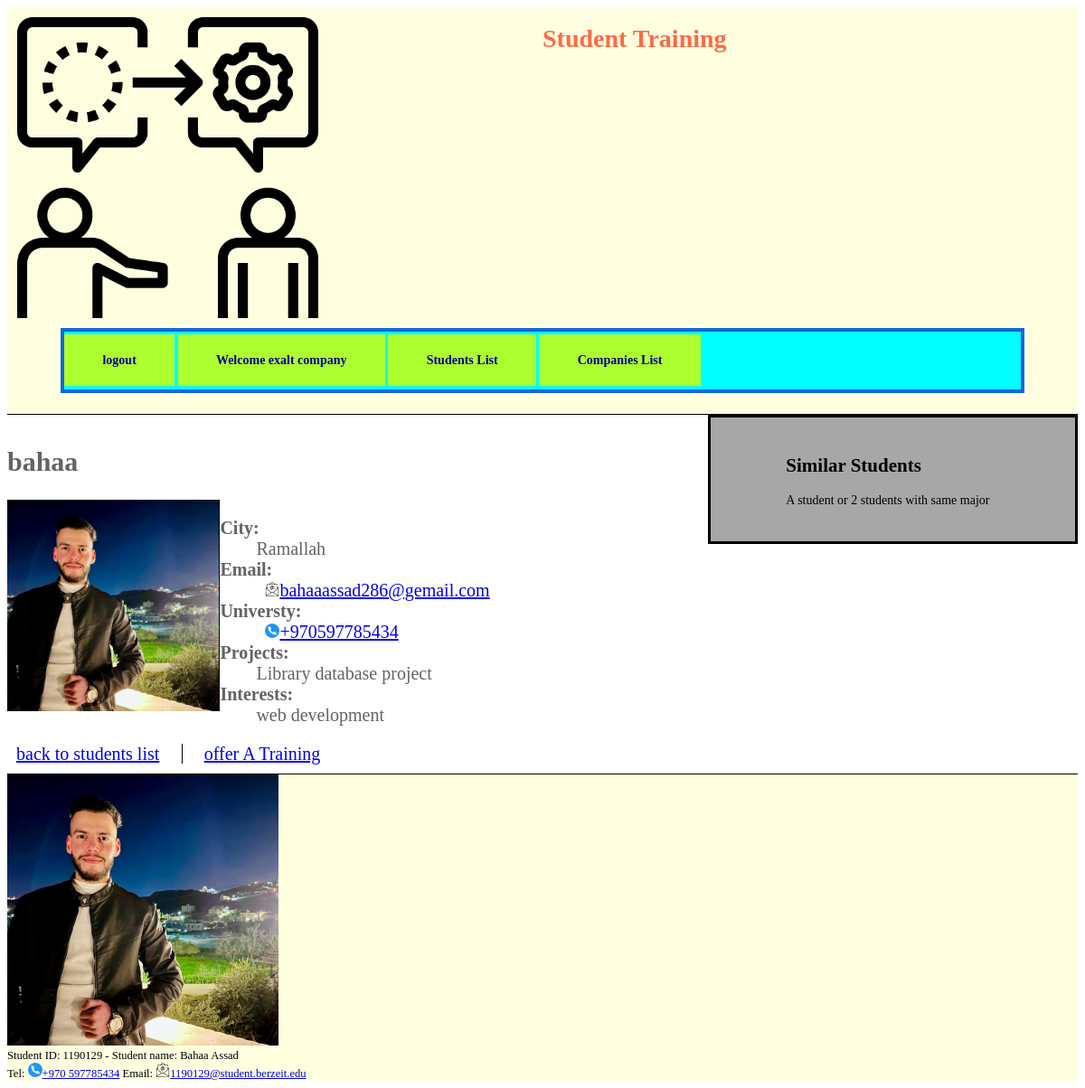
The page /student.php?student_id=1 (signed in) on the database its author committed.
### tables this page shows
CREATE TABLE company(
      id INT PRIMARY KEY auto_increment,
      name VARCHAR(40),
      city_id int,
      email VARCHAR(50) UNIQUE,
      tel VARCHAR(20) UNIQUE,
      position_count int,
      position_details VARCHAR(100),
      logo_path VARCHAR(60),
      user_id int,
      
      FOREIGN KEY(city_id) REFERENCES city(id) 
      ON DELETE CASCADE
      ON UPDATE CASCADE,
      
      FOREIGN KEY(user_id) REFERENCES user(id) 
      ON DELETE CASCADE
      ON UPDATE CASCADE
);

CREATE TABLE student(
      id INT PRIMARY KEY auto_increment,
      name VARCHAR(40),
      city_id int,
      email VARCHAR(50) UNIQUE,
      tel VARCHAR(20) UNIQUE,
      university VARCHAR(30),
      major VARCHAR(30),
      projects VARCHAR(60),
      interests VARCHAR(60),
      photo_path VARCHAR(60),
      user_id int,
      
      FOREIGN KEY(city_id) REFERENCES city(id) 
      ON DELETE CASCADE
      ON UPDATE CASCADE,
      
      FOREIGN KEY(user_id) REFERENCES user(id) 
      ON DELETE CASCADE
      ON UPDATE CASCADE
);

CREATE TABLE city(
     id INT PRIMARY KEY auto_increment,
     name VARCHAR(40),
     country VARCHAR(40)
);

### parts/_db.php (called while the page is built, shortened)
<?php
$dbhost = 'localhost';
$dbusername = 'root';
$dbuserpassword = '22446688@123';
$default_dbname = 'Training';
function db_connect($dbname = '', $username = '', $password = ''){
    global $dbhost, $dbusername, $dbuserpassword, $default_dbname;
    try {
        if (empty($dbname)) {
            $dbname = $default_dbname;
        }
        $pdo = new PDO("mysql:host=$dbhost;dbname=$dbname", $dbusername, $dbuserpassword);
        return $pdo;
    } catch (PDOException $e) {
        $MYSQL_ERRNO = 0;
        $MYSQL_ERROR = $e->getMessage();
        return 0;
    }
}
function execute($query){
    $pdo = db_connect();
    $dbResults = $pdo->query($query);
    return  $dbResults;
}
function getStudentInfoFromSID($student_id){
    $query = "SELECT S.id as student_id, S.name as student_name, S.email, S.tel, S.university, S.major, S.projects, S.interests, S.photo_path, U.id as user_id, U.username, U.password, U.desplay_name, U.last_hit, C.name as city_name, C.country FROM student S, user U, city C WHERE S.user_id = U.id AND C.id = S.city_id AND S.id = \"$student_id\";";
    $result = execute($query);
    return $result->fetch();
}
function getUserTypeFromUserID($id){
    $query = "SELECT user_type FROM user WHERE id = $id;";
    $result = execute($query);
    $userType = $result->fetch();
    return $userType['user_type'];
}
function isCompanyOfferStudentBefore($student_id, $company_id): bool{
    $query = "SELECT COUNT(*) FROM student_applications WHERE student_id = $student_id AND company_id = $company_id;";
    $result = execute($query);
    $count = $result->fetch()['COUNT(*)'];
    return $count > 0;
}
function getCompanyNameFromCompanyId($id){
    $query = "SELECT name FROM company WHERE id = $id;";
    $result = execute($query);
    return $result->fetch()['name'];
}
?>

### student.php (the view, shortened to what this page needs)
<?php include "parts/_header.php" ?>
<aside>
    <h2>Similar Students</h2>
    <p>
        A student or 2 students with same major
    </p>
</aside>
<main>
    <?php
    $studentInfo = array();
    if(isset($_GET['student_id'])){
        $studentInfo = getStudentInfoFromSID($_GET['student_id']);
    }elseif(isset($_SESSION['student_id'])){
        $studentInfo = getStudentInfoFromSID($_SESSION['student_id']);
    }
    ?>
    <?php if(!empty($studentInfo)):?>
        <h2><?php $name = $studentInfo['student_name']; echo "$name";?></h2>
        <img src="<?php $photo_path = $studentInfo['photo_path']; echo "$photo_path";?>" alt="student image"/>
        <dl>
            <dt><strong>City:</strong></dt>
            <dd> <?php echo $studentInfo['city_name']; ?> </dd>
            <dt><strong>Email:</strong></dt>
            <dd><a href="mailto:<?php echo $studentInfo['email']; ?>"><?php echo $studentInfo['email']; ?></a></dd>
            <dt><strong>Universty:</strong></dt>
            <dd><a href="tel:<?php $tel = $studentInfo['tel']; echo "$tel";?>" ><?php $tel = $studentInfo['tel']; echo "$tel";?></a></dd>
            <dt><strong>Projects:</strong></dt>
            <dd><?php $projects = $studentInfo['projects']; echo "$projects";?></dd>
            <dt><strong>Interests:</strong></dt>
            <dd><?php $interests = $studentInfo['interests']; echo "$interests";?></dd>
        </dl>
        <div>
            <a href="students.php">back to students list</a>
            <?php
            if(strcmp(getUserTypeFromUserID($_SESSION['user_id']), 'company') == 0){
                if(isset($_SESSION['company_id'])){
                    if(isCompanyOfferStudentBefore($_GET['student_id'], $_SESSION['company_id'])){
                        echo " <a> Offered </a> ";
                    }else{
                        $SID = $_GET['student_id'];
                        $CID = $_SESSION['company_id'];
                        echo "<a href=\"process.php?student_id=$SID&company_id=$CID&action=apply_an_application\"  >offer A Training</a>";
                    }
                }
            }
            ?>
        </div>
    <?php endif;?>
</main>
<?php include "parts/_footer.php" ?>

### parts/_header.php (shortened to what this page needs)
<!DocType html>
<?php include "_db.php"?>
<html lang="en">
    <head>
        <link rel="stylesheet" href="css/layout.css" />
        <link rel="stylesheet" href="css/website.css" />
    </head>
    <body>
        <header>
            <img src="images/training.png" alt="logo" />
            <h1>Student Training</h1>
            <nav>
                <?php
                $user_type = null;
                if(isset($_SESSION['user_id'])){
                    $user_type = getUserTypeFromUserID($_SESSION['user_id']);
                }
                ?>
                <?php if(  strcmp($user_type, "student") == 0  ):?>
                    <a href="logout.php">logout</a>
                    <?php if(isset($_SESSION['student_id'])):  ?>
                        <a href="student.php">welcome <?php echo getStudentName($_SESSION['username']);?> </a>
                    <?php else:?>
                        <a href="student.php">welcome <?php echo $_SESSION['username'];?> </a>
                    <?php endif;?>
                    <a href="students.php">Students List</a>
                    <a href="companies.php">Companies List</a>
                <?php elseif(strcmp($user_type, "company") ==0 ):?>
                    <a href="logout.php">logout</a>
                    <?php
                    if(isset($_SESSION['company_id'])){
                        $name = getCompanyNameFromCompanyId($_SESSION['company_id']);
                        echo "<a href=\"company.php\">Welcome $name company</a>";
                    }else{
                        $username = $_SESSION['username'];
                        echo "<a href=\"company.php\">welcome $username company</a>";
                    }
                    ?>
                    <a href="students.php">Students List</a>
                    <a href="companies.php">Companies List</a>
                <?php else:?>
                    <a href="index.php">Home</a>
                <?php endif;?>
            </nav>
        </header>

### css/layout.css (style rules this page uses)
body { font-family: Serif, sans-serif; font-size: 14px; }
header { background-color: lightyellow; border-bottom: 1px solid black; }
header img,header h1 { width: 30%; float: left; }
main>img { float:left; width: 30%; }
main>dl { float:left; width: 60%; }
main div { clear: left; }
header h1 { color: rgba(255, 38, 0, 0.685); margin-left: 20%; }
header nav { border: 4px solid rgb(15, 103, 219); padding: 2% 0%; margin: 2% 5%; background-color: aqua; align-items: center; clear: both; }
header nav a { padding: 2% 4%; background-color: greenyellow; }
header nav a:link, header nav a:visited { text-decoration: none; color: darkblue; font-weight: bold; }
main { padding: 10px 0px; color: #636363; font-size: 20px; margin-right: 34%; }
aside { border: 3px solid black; background-color: #3333336e; padding: 2% 7%; float: right; width: 20%; }

### css/website.css (style rules this page uses)
main a { margin: 10px; }
main>img { border-right:1px solid black; }
main div a:nth-child(2) { border-left: black solid 1px; padding: 0% 3%; }
a[href^="mailto:"]::before { content: url("../images/email.png"); }
a[href^="tel:"]::before { content: url("../images/tel.png"); }

### rows shown on the page
company: name "exalt"
student: name "bahaa", photo_path (picture), city.name "Ramallah", email "bahaaassad286@gemail.com", tel "+970597785434", projects "Library database project", interests "web development"
